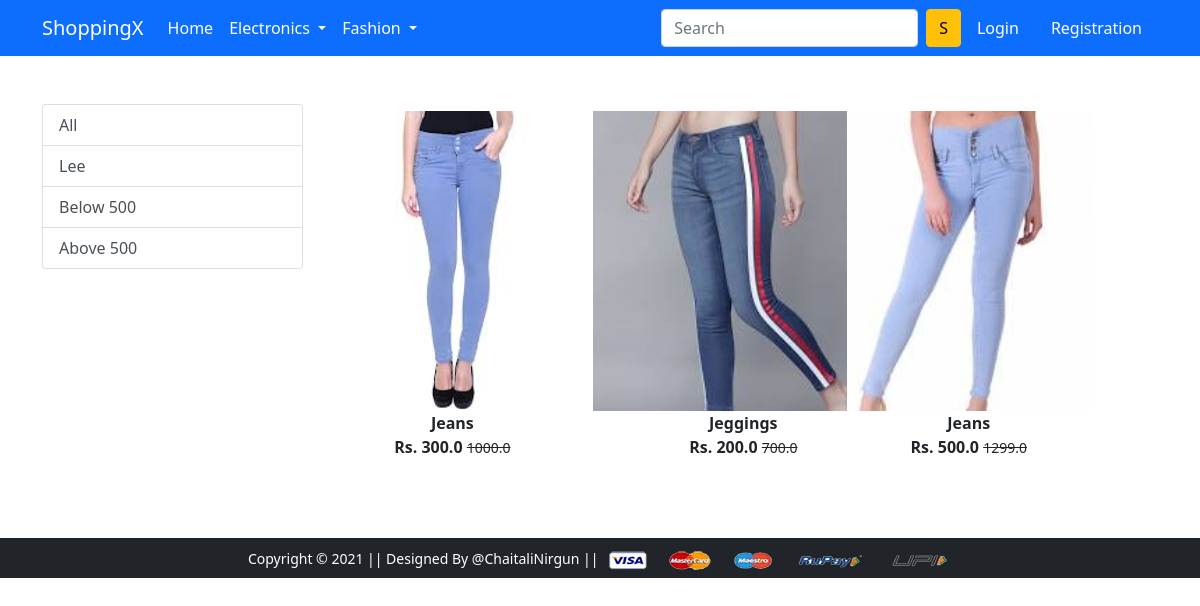
Screenshot of /bottomwears/ with the database file from the repository.
### app/models.py (models this page shows)
class Product(models.Model):
    title=models.CharField(max_length=50)
    selling_price=models.FloatField()
    discounted_price=models.FloatField()
    description=models.CharField(max_length=200)
    brand=models.CharField(max_length=50)
    category=models.CharField(choices=CATEGORY_CHOICES,max_length=2)
    product_image=models.ImageField(upload_to='producting')

### app/views.py (the view)
# urls.py: path('bottomwears/', views.bottomwears, name='bottomwears'),
def bottomwears(request,data=None):
    if data == None:
        bottomwears=Product.objects.filter(category='BW')
    elif data=='Lee':
        bottomwears=Product.objects.filter(category='BW').filter(brand=data)
    elif data=='below':
        bottomwears=Product.objects.filter(category='BW').filter(discounted_price__lt=500 )
    elif data=='above':
        bottomwears=Product.objects.filter(category='BW').filter(discounted_price__gt=499)
    return render(request,'app/bottomwears.html',{'bottomwears':bottomwears})

### app/templates/app/bottomwears.html (shortened to what this page needs)
{% extends 'app/base.html' %}
{% load static %}
{% block main-content %}
<div class="container my-5">
 <div class="row">
  <div class="col-sm-3">
   <div class="list-group">
     <a href="{% url 'bottomwears' %}" class="list-group-item list-group-item-action" aria-current="true">All</a>
     <a href="{% url 'bottomwearsdata' 'Lee'  %}" class="list-group-item list-group-item-action" aria-current="true">Lee</a>
     <a href="{% url 'bottomwearsdata' 'below'  %}" class="list-group-item list-group-item-action">Below 500</a>
     <a href="{% url 'bottomwearsdata' 'above'  %}" class="list-group-item list-group-item-action">Above 500</a>
   </div>
  </div>
  <div class="col-sm-8">
   <div class="row">
    {% for product in bottomwears %}
     <div class="col-sm-4 text-center mb-4">
      <a href="{% url 'product-detail' product.id %}" class="btn">
       <div class="item">
        <img src="{{product.product_image.url}}" alt="" height="300" class="">
        <div class="fw-bold">{{product.title}}</div>
        <div class="fw-bold">Rs. {{product.discounted_price}} <small class="fw-light text-decoration-line-through">{{product.selling_price}}</small></div>
       </div>
      </a>
     </div>
    {% endfor %}
   </div>
  </div>
 </div>
</div>
{% endblock main-content %}

### rows the page displays
Product: product_image (picture), title "Jeans", discounted_price "300.0", selling_price "1000.0"
Product: product_image (picture), title "Jeggings", discounted_price "200.0", selling_price "700.0"
Product: product_image (picture), title "Jeans", discounted_price "500.0", selling_price "1299.0"
